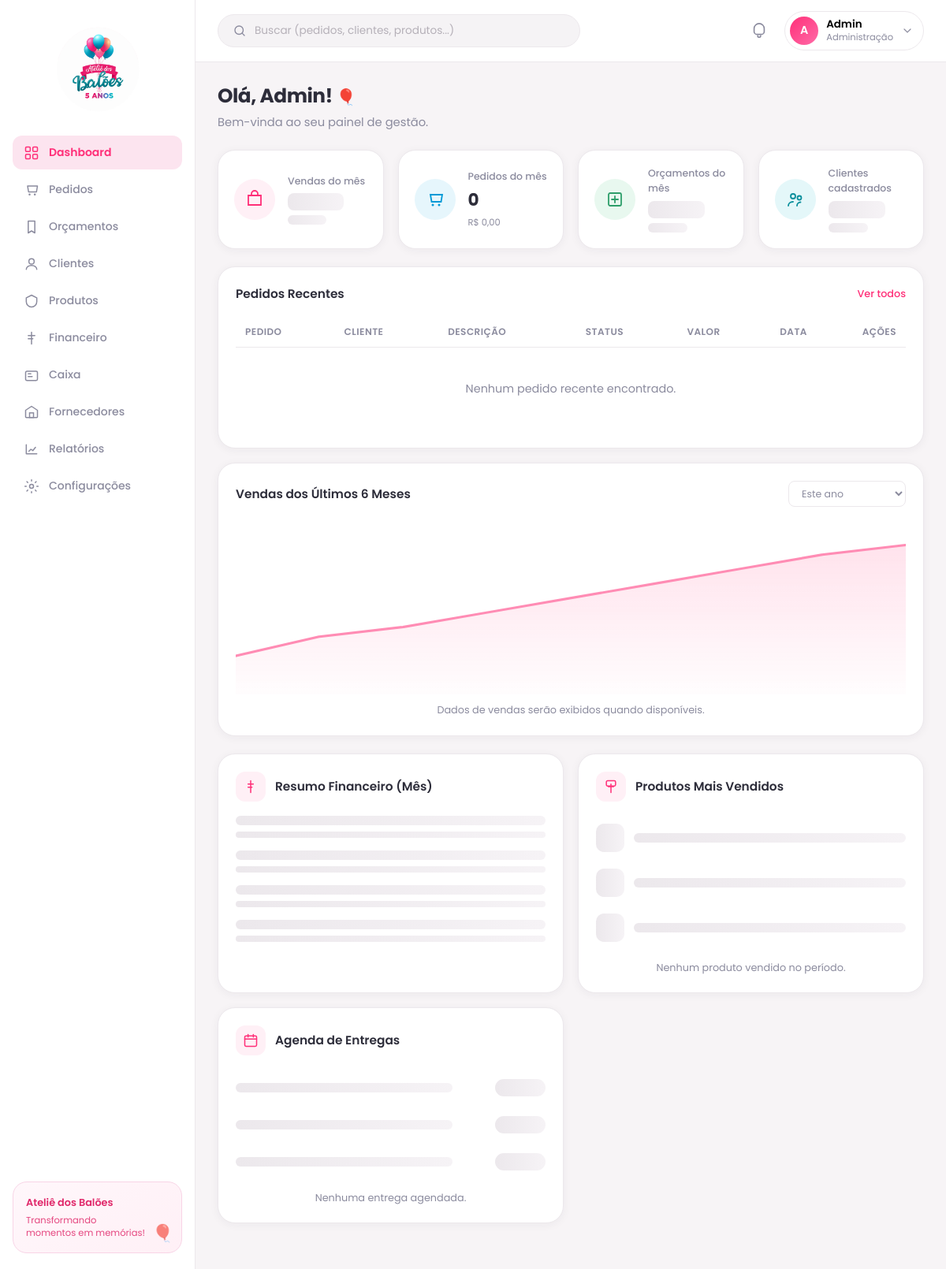
Page /dashboard/ (signed in) on the earlier database version.
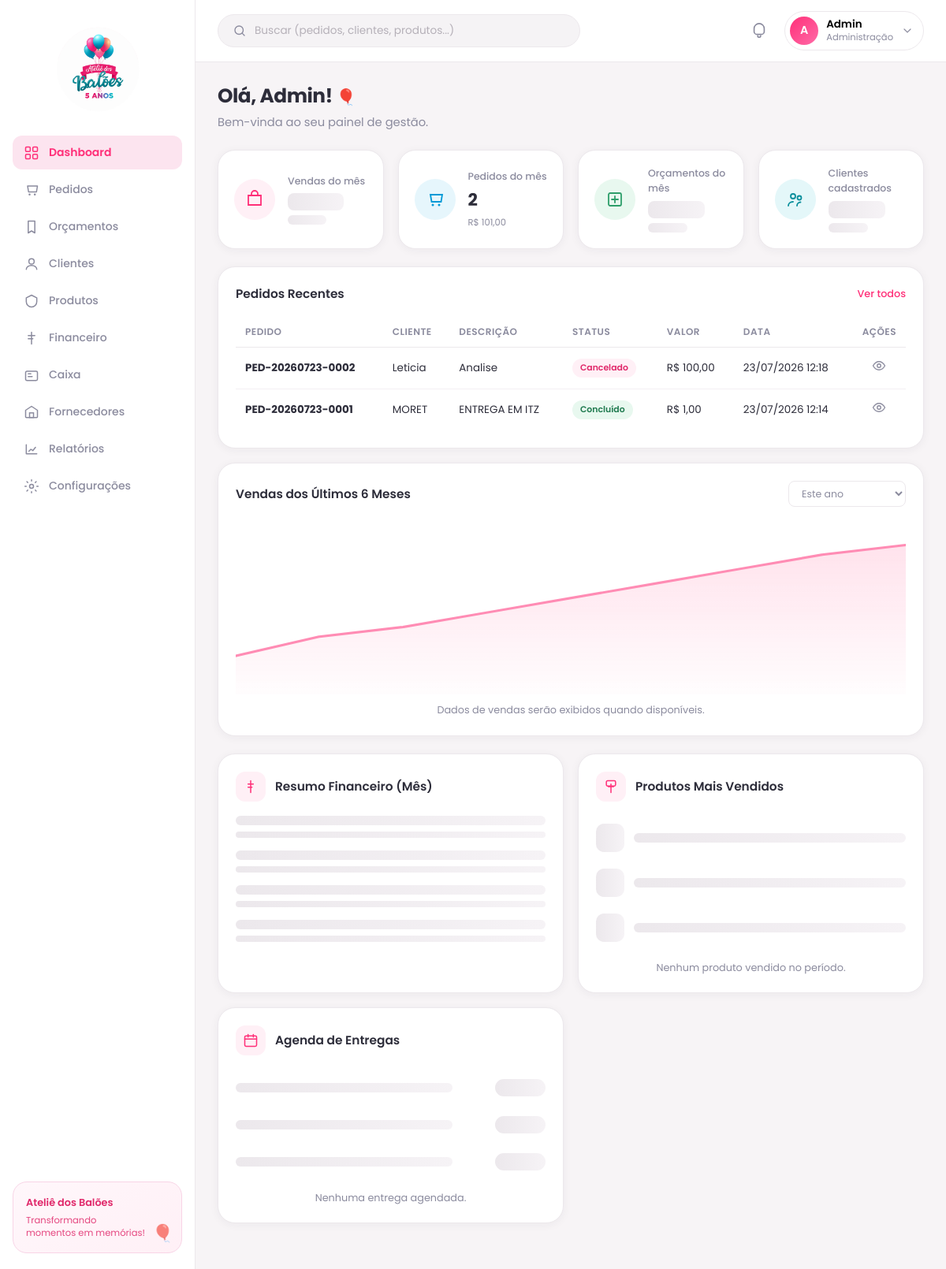
Same page on the later database version.
### pedidos/models.py (models this page shows, shortened)
class Pedido(models.Model):
    numero = models.CharField('Número', max_length=20, unique=True, editable=False)
    cliente = models.CharField('Cliente', max_length=200)
    descricao = models.CharField('Descrição', max_length=255)
    status = models.CharField(
        'Status',
        max_length=20,
        choices=StatusPedido.choices,
        default=StatusPedido.AGUARDANDO,
        db_index=True,
    )
    valor_total = models.DecimalField(
        'Valor total',
        max_digits=12,
        decimal_places=2,
        default=Decimal('0.00'),
    )
    data_criacao = models.DateTimeField('Data de criação', auto_now_add=True)
    data_atualizacao = models.DateTimeField('Data de atualização', auto_now=True)
    data_entrega = models.DateField('Data de entrega', null=True, blank=True)
    observacoes = models.TextField('Observações', blank=True)
    criado_por = models.ForeignKey(
        settings.AUTH_USER_MODEL,
        on_delete=models.SET_NULL,
        null=True,
        blank=True,
        related_name='pedidos_criados',
        verbose_name='Criado por',
    )
    class Meta:
        ordering = ['-data_criacao']
        verbose_name = 'Pedido'
        verbose_name_plural = 'Pedidos'
    @property
    def status_badge_class(self):
        return {
            StatusPedido.AGUARDANDO: 'orange',
            StatusPedido.EM_ANDAMENTO: 'blue',
            StatusPedido.CONCLUIDO: 'green',
            StatusPedido.CANCELADO: 'pink',
        }.get(self.status, 'orange')
    @property
    def valor_formatado(self):
        value = self.valor_total or Decimal('0.00')
        return f'R$ {value:,.2f}'.replace(',', 'X').replace('.', ',').replace('X', '.')

### dash/views.py (the view)
# urls.py: path('', views.dashboard_view, name='dash'),
@login_required(login_url='login')
def dashboard_view(request):
    context = _dashboard_context(request.user)
    return render(request, 'dash/dashboard.html', context)

### dash/views.py (called while the page is built)
def _display_name(user):
    if user.get_full_name():
        return user.get_full_name()
    if user.first_name:
        return user.first_name
    return user.username.capitalize()

def _user_role(user):
    if user.is_superuser or user.is_staff:
        return 'Administração'
    return 'Operação'

def _dashboard_context(user):
    resumo_mes = obter_resumo_pedidos_mes()
    return {
        'display_name': _display_name(user),
        'user_role': _user_role(user),
        'active_nav': 'dashboard',
        'monthly_sales': None,
        'monthly_orders': {
            'value': resumo_mes['quantidade'],
            'subtitle': resumo_mes['valor_formatado'],
        },
        'monthly_budgets': None,
        'total_clients': None,
        'recent_orders': obter_pedidos_recentes(limite=5),
        'sales_chart_labels': [],
        'sales_chart_values': [],
        'financial_summary': None,
        'best_selling_products': [],
        'upcoming_deliveries': [],
    }

### pedidos/selectors.py (called while the page is built)
def formatar_moeda(value):
    value = value or Decimal('0.00')
    return f'R$ {value:,.2f}'.replace(',', 'X').replace('.', ',').replace('X', '.')

### dash/templates/dash/dashboard.html (shortened to what the changed rows need)
{% extends "dash/base_dashboard.html" %}
{% load static %}
{% block content %}
<section class="page-header">
    <div class="page-header__text">
        <h1>Olá, {{ display_name }}! <span class="page-header__balloon" aria-hidden="true">🎈</span></h1>
    </div>
</section>
<section class="stats-grid" aria-label="Resumo do mês">
    <article class="stat-card stat-card--blue">
        <div class="stat-card__content">
            <span class="stat-card__label">Pedidos do mês</span>
            {% if monthly_orders %}
            <strong class="stat-card__value">{{ monthly_orders.value }}</strong>
            <span class="stat-card__meta">{{ monthly_orders.subtitle }}</span>
            {% else %}
            <span class="skeleton skeleton--value"></span>
            <span class="skeleton skeleton--meta"></span>
            {% endif %}
        </div>
    </article>
</section>
<section class="content-grid content-grid--2">
    <article class="card card--orders">
        <header class="card__header">
            <h2 class="card__title">Pedidos Recentes</h2>
        </header>
        <div class="table-wrap">
            <table class="data-table">
                <thead>
                    <tr>
                        <th>Pedido</th>
                        <th>Cliente</th>
                        <th>Descrição</th>
                        <th>Status</th>
                        <th>Valor</th>
                        <th>Data</th>
                        <th class="data-table__actions-col">Ações</th>
                    </tr>
                </thead>
                <tbody>
                    {% for order in recent_orders %}
                    <tr>
                        <td data-label="Pedido"><strong>{{ order.numero }}</strong></td>
                        <td data-label="Cliente">{% if order.cliente %}{{ order.cliente }}{% else %}Cliente não informado{% endif %}</td>
                        <td data-label="Descrição">{% if order.descricao %}{{ order.descricao|truncatechars:40 }}{% else %}Sem descrição{% endif %}</td>
                        <td data-label="Status">
                            <span class="badge badge--{{ order.status_badge_class }}">{{ order.get_status_display }}</span>
                        </td>
                        <td data-label="Valor">{{ order.valor_formatado }}</td>
                        <td data-label="Data">{{ order.data_criacao|date:"d/m/Y H:i" }}</td>
                        <td data-label="Ações" class="data-table__actions-col">
                            <a href="{% url 'pedidos:detalhar' order.pk %}" class="dots-btn" aria-label="Visualizar pedido {{ order.numero }}" title="Visualizar">
                                <svg viewBox="0 0 24 24" fill="none" aria-hidden="true" width="18" height="18">
                                    <path d="M2 12s4-7 10-7 10 7 10 7-4 7-10 7S2 12 2 12z" stroke="currentColor" stroke-width="1.8"/>
                                    <circle cx="12" cy="12" r="3" stroke="currentColor" stroke-width="1.8"/>
                                </svg>
                            </a>
                        </td>
                    </tr>
                    {% empty %}
                    <tr class="data-table__empty-row">
                        <td colspan="7">
                            <div class="empty-state">
                                <p>Nenhum pedido recente encontrado.</p>
                            </div>
                        </td>
                    </tr>
                    {% endfor %}
                </tbody>
            </table>
        </div>
    </article>
    <article class="card card--chart">
        <header class="card__header">
            <h2 class="card__title">Vendas dos Últimos 6 Meses</h2>
        </header>
    </article>
</section>
<section class="content-grid content-grid--3">
    <article class="card">
        <header class="card__header card__header--icon">
            <h2 class="card__title">Resumo Financeiro (Mês)</h2>
        </header>
    </article>
    <article class="card">
        <header class="card__header card__header--icon">
            <h2 class="card__title">Produtos Mais Vendidos</h2>
        </header>
    </article>
    <article class="card">
        <header class="card__header card__header--icon">
            <h2 class="card__title">Agenda de Entregas</h2>
        </header>
    </article>
</section>
{% endblock %}

Differences in the rows shown:
added Pedido: numero "PED-20260723-0002", cliente "Leticia", descricao "Analise", status "Cancelado", valor_formatado "R$ 100,00", data_criacao "23/07/2026 12:18"
added Pedido: numero "PED-20260723-0001", cliente "MORET", descricao "ENTREGA EM ITZ", status "Concluído", valor_formatado "R$ 1,00", data_criacao "23/07/2026 12:14"
Other differences:
{{ monthly_orders.value }}: "0" → "2"
{{ monthly_orders.subtitle }}: "R$ 0,00" → "R$ 101,00"
text no longer shown: "Nenhum pedido recente encontrado."
